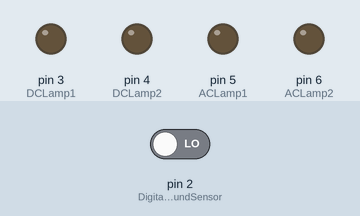
Bench run of a sketch on a simulated Arduino Uno, built with avr-gcc and run on an emulated ATmega328P. Shown: output pins drawn as LEDs (lit = HIGH). Dashed ring = blinking. The inputs (shaded band) are chosen by the test bench; at power-on: pin 2 (DigitalSoundSensor) LOW.

Above: at 1.2 s.
1.3 s: pin 2 (DigitalSoundSensor) driven HIGH
At 1.45 s:
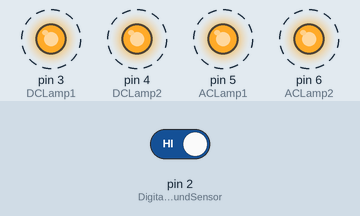
4.3 s: pin 2 (DigitalSoundSensor) driven LOW
At 4.3 s:
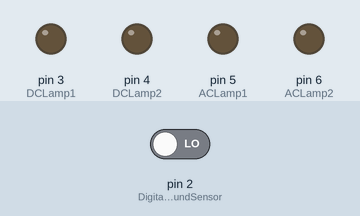
Timing chart, 0 to 7.3 s (numbered marks = the images above; inputs shaded):
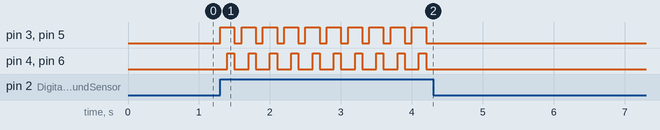

Measured:
- after the input at 1.3 s, pin 3 (DCLamp1), pin 5 (ACLamp1): alternates HIGH for 0.20 s and LOW for 0.10 s, starting at once; pin 4 (DCLamp2), pin 6 (ACLamp2): alternates HIGH for 0.10 s and LOW for 0.20 s, starting after 0.10 s
- after the input at 4.3 s, pin 3 (DCLamp1), pin 4 (DCLamp2), pin 5 (ACLamp1), pin 6 (ACLamp2): stops changing and stays LOW

The sketch:

SoundIoT.ino
```cpp
int DCLamp1 = 3;
int DCLamp2 = 4;
int ACLamp1 = 5;
int ACLamp2 = 6;
int DigitalSoundSensor = 2;
int LampStatus = 0;
void setup()
{
  pinMode(DigitalSoundSensor, INPUT);
  pinMode(DCLamp1, OUTPUT);
  pinMode(DCLamp2, OUTPUT);
  pinMode(ACLamp1, OUTPUT);
  pinMode(ACLamp2, OUTPUT);
  digitalWrite(ACLamp1, LOW);
  digitalWrite(ACLamp2, LOW);
  digitalWrite(DCLamp1, LOW);
  digitalWrite(DCLamp2, LOW);
}

void loop() // run over and over
{
  if (digitalRead(DigitalSoundSensor) == HIGH)
  {
    if (LampStatus == 0)
    {
      LampStatus = 1;
      digitalWrite(ACLamp1, HIGH);
      digitalWrite(ACLamp2, LOW);
      digitalWrite(DCLamp1, HIGH);
      digitalWrite(DCLamp2, LOW);
    }
    else if (LampStatus == 1)
    {
      LampStatus = 2;
      digitalWrite(ACLamp1, HIGH);
      digitalWrite(ACLamp2, HIGH);
      digitalWrite(DCLamp1, HIGH);
      digitalWrite(DCLamp2, HIGH);
    }
    else if (LampStatus == 2)
    {
      LampStatus = 0;
      digitalWrite(ACLamp1, LOW);
      digitalWrite(ACLamp2, LOW);
      digitalWrite(DCLamp1, LOW);
      digitalWrite(DCLamp2, LOW);
    }
    delay(100);
  }
}
```
